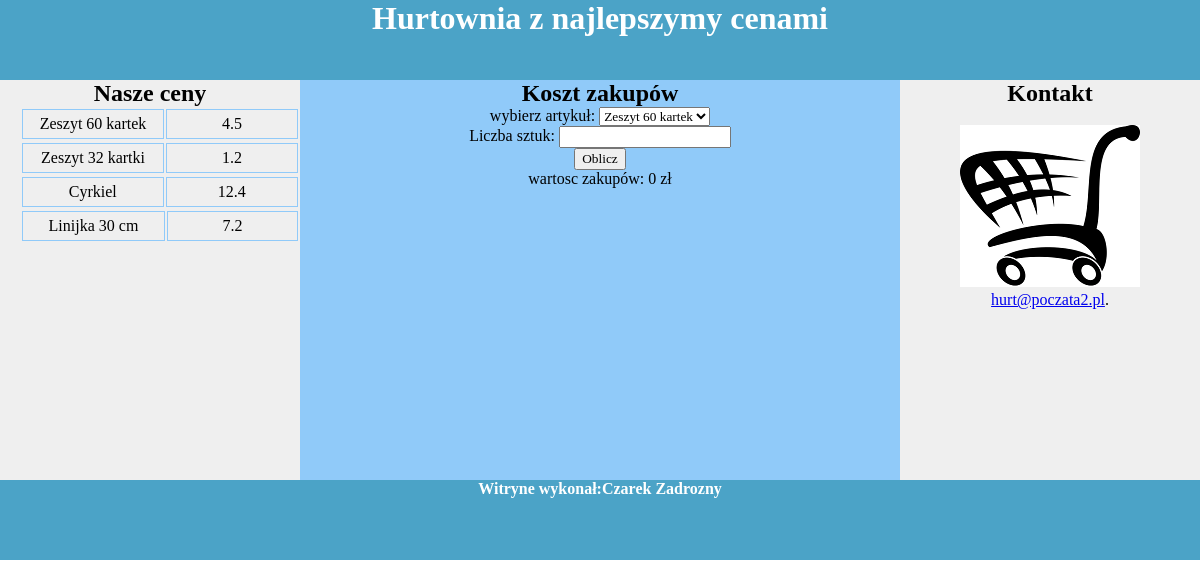
/koszyk/kod-koszyk/index.php, run on the app's committed database.
### tables this page shows
CREATE TABLE `towary` (
  `id` int(11) NOT NULL,
  `nazwa` varchar(20) NOT NULL,
  `cena` float NOT NULL,
  `promocja` tinyint(1) NOT NULL,
  `idDostawcy` int(11) NOT NULL
);

### koszyk/kod-koszyk/index.php (the view, shortened to what this page needs)
<!DOCTYPE html>
<html lang="en">
<head>
    <link rel="stylesheet" href="styl1.css">
</head>
<body>
    <header>
        <div class="baner">
            <center>
                <h1>Hurtownia z najlepszymy cenami</h1>
            </center>
        </div>
    </header>
    <main>
        <div class="lewy">
            <h2>Nasze ceny</h2>
            <?php
            $con = new mysqli('localhost','root','','sklep');
            $wyn1 = $con->query('SELECT nazwa, cena FROM `towary` LIMIT 4;');
            while($tow = mysqli_fetch_array($wyn1)){
                echo'
            <table>
                <center>
                <tr>
                    <td>'.$tow['nazwa'].'</td>
                    <td>'.$tow["cena"].'</td>
                </tr>
                </center>
            </table>';
            }
            ?>
        </div>
        <div class="center">
            <form  method = "POST">
            <h2>Koszt zakupów</h2>
            wybierz artykuł:
            <select name="art">
                <option value="1">Zeszyt 60 kartek</option>
            </select>
            <br>
            Liczba sztuk:
            <input type="number" name="razy">
            <br>
            <button type="submit">Oblicz</button>
            <br>
            <?php
            $con = new mysqli('localhost','root','','sklep');
            $liczba = $_POST['razy'];
            $artykuł = $_POST['art'];
            $cena = $con->query('SELECT cena FROM `towary` WHERE id ="'.$artykuł.'"');
            $cena1 = $cena->fetch_assoc();
            $wynik = floatval($cena1["cena"]) * $liczba;
            echo'wartosc zakupów: '. $wynik .' zł';
            ?>
        </div>
        <div class="prawy">
            <h2>Kontakt</h2>
            <br>
            <img src="zakupy.png" alt="Hurtownia">
            <br>
            <a href="mailto: hurt@poczta2.pl">hurt@poczata2.pl</a>.
        </div>
    </main>
    <footer>
        <div class="stopka">
        <H4>Witryne wykonał:Czarek Zadrozny</H4>
        </div>
    </footer>
</body>
</html>

### koszyk/kod-koszyk/styl1.css (style rules this page uses)
* { font-family: georgia; text-align: center; margin: 0; }
.baner { background-color: #4BA3C7; color: white; height: 80px; font: 120%; }
.stopka { background-color: #4BA3C7; color: white; height: 80px; font: 120%; width: 100vw; float: left; }
.lewy { background-color: #EFEFEF; height: 400px; width: 25vw; float: left; }
.prawy { background-color: #EFEFEF; height: 400px; width: 25vw; float: left; }
.center { background-color:#90CAF9; height: 400px; width: 50vw; float: left; }
tr { padding: 5px; border: 1px solid #90CAF9; }
td { padding: 5px; border: 1px solid #90CAF9; width: 200px; }
table { text-align: center; margin-left: 20px; }

### data on the page
towary: nazwa "Zeszyt 60 kartek", cena "4.5"
towary: nazwa "Zeszyt 32 kartki", cena "1.2"
towary: nazwa "Cyrkiel", cena "12.4"
towary: nazwa "Linijka 30 cm", cena "7.2"

### other printed values
$wynik "0"
